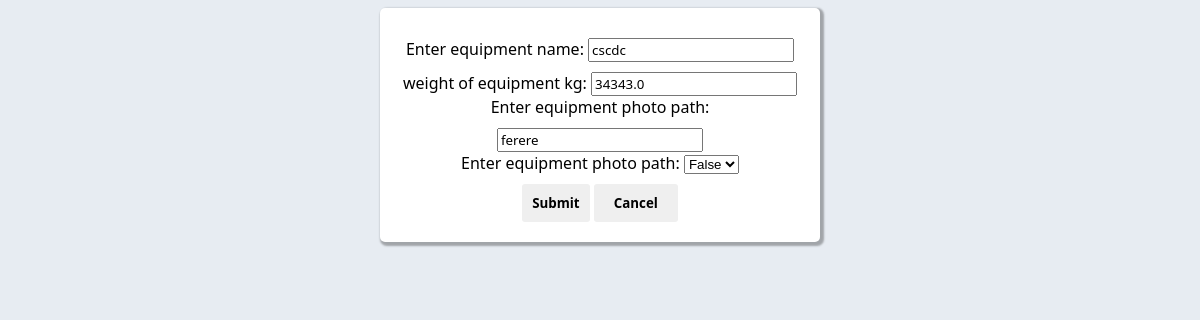
The page /equipment/change_equipment/15 on the database as committed earlier.
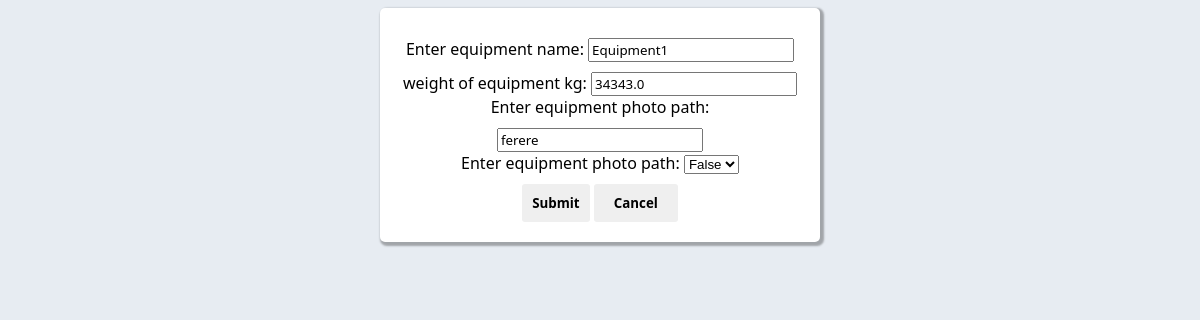
The same page on the database as committed later.
### equipment_accounting/models.py (models this page shows, shortened)
class Equipments(models.Model):
    equipment_name = models.CharField(max_length=50, null=False)
    equipment_category = models.ManyToManyField(EquipmentsCategories)
    weight_of_equipment_kg = models.FloatField(null=False)
    photo_of_equipment = models.CharField(max_length=255)
    now_booked = models.BooleanField(default=False)

### equipment_accounting/views.py (the view, shortened to what this page needs)
# urls.py: path("change_equipment/<int:equipment_id>", views.change_equipment, name="change_equipment"), # change equipment in table
def change_equipment(request, equipment_id):
    equipment = get_object_or_404(Equipments, pk=equipment_id)
    return render(request, "equipment_accounting/change_equipment.html", context={"equipment": equipment})

### equipment_accounting/templates/equipment_accounting/change_equipment.html (shortened to what this page needs)
{% extends "layouts/base.html" %}
{% block stylesheets %}{% endblock stylesheets %} {% block content %}
<form method="POST">
    <div class="modal">
    <div class="pole" >
        <label class="pole__label">Enter equipment name: </label>
        <input class="pole__input" type="text" name="equipment_name" value={{equipment.equipment_name}}>
    </div>
    <div class="pole" >
        <label class="pole__label">weight of equipment kg: </label>
        <input class="pole__input" type="text" name="weight_of_equipment_kg" value={{equipment.weight_of_equipment_kg}}>
    </div>
    <div class="pole" >
        <label class="pole__label">Enter equipment photo path: </label>
        <input class="pole__input" type="text" name="photo_of_equipment" value={{equipment.photo_of_equipment}}>
    </div>
    <div class="form-group">
        <label class="pole__label">Enter equipment photo path: </label>
        <select
            placeholder="now_booked"
            name="now_booked">
            <option value="False">False</option>
        </select>
    </div>
    <div class="grid">
        <button class="btn change__button_g" type="submit">Submit</button>
        <button class="btn change__button_r" type="reset" ><a class="link link-btn" href="{% url 'equipment:get_equipments' %}" role="button" > Cancel </a></button>
    </div>
</div>
</form>
{% endblock content %}

Rows that differ between the two databases and show on the page:
changed Equipments "ferere": equipment_name "cscdc" → "Equipment1"
